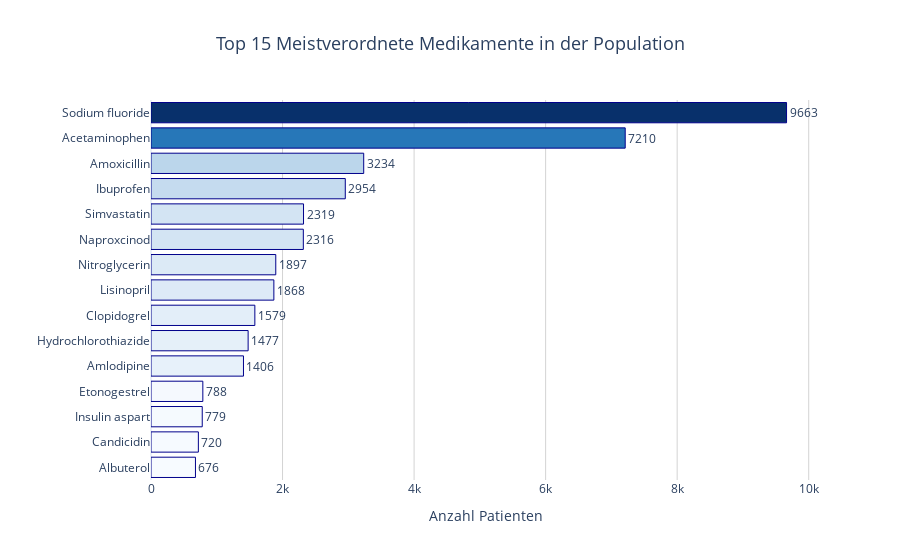

This figure's notebook cell:
### Markdown cell above
### Bonus: Welche Medikamente werden am häufigsten verschrieben?

Bevor wir gefährliche Kombinationen analysieren, schauen wir uns an, welche Medikamente in unserer Population am häufigsten vorkommen. Dies hilft zu verstehen, welche Therapien typisch sind.

### Code cell
# Query: Top 15 am häufigsten verschriebene Medikamente
query_popular = """
MATCH (p:Patient)-[:TAKES_MEDICATION]->(m:Medication)-[:MAPPED_TO]->(db:DrugBankDrug)
WITH db, count(DISTINCT p) as patient_count
ORDER BY patient_count DESC
LIMIT 15
RETURN 
  db.common_name as drug,
  patient_count
"""

popular_drugs = run_query(query_popular)

# Horizontales Balkendiagramm (besser lesbar bei langen Namen)
fig = go.Figure()

fig.add_trace(go.Bar(
    y=popular_drugs['drug'][::-1],  # Umgekehrt, sodass höchster Wert oben
    x=popular_drugs['patient_count'][::-1],
    orientation='h',
    marker=dict(
        color=popular_drugs['patient_count'][::-1],
        colorscale='Blues',
        line=dict(color='darkblue', width=1)
    ),
    text=popular_drugs['patient_count'][::-1],
    textposition='outside',
    hovertemplate='<b>%{y}</b><br>Patienten: %{x}<extra></extra>'
))

fig.update_layout(
    title=dict(
        text="Top 15 Meistverordnete Medikamente in der Population",
        x=0.5,
        xanchor='center',
        font=dict(size=18)
    ),
    xaxis=dict(title="Anzahl Patienten", gridcolor='lightgray'),
    yaxis=dict(title=""),
    height=500,
    showlegend=False,
    plot_bgcolor='white',
    paper_bgcolor='white'
)

fig.show()

print(f"\nVerschreibungs-Statistiken:")
print(f"   Häufigstes Medikament: {popular_drugs.iloc[0]['drug']} ({popular_drugs.iloc[0]['patient_count']} Patienten)")
print(f"   Durchschnittliche Patientenzahl (Top 15): {popular_drugs['patient_count'].mean():.1f}")
print("\nHäufige Therapiebereiche:")
print("  - Herz-Kreislauf (z.B. Blutdrucksenker, Cholesterinsenker)")
print("  - Schmerzmittel und Entzündungshemmer")
print("  - Diabetes-Medikamente")
print("  - Magen-Darm (z.B. Protonenpumpenhemmer)")

### Figure 1 — Plotly figure (JSON) as saved in the notebook; plotly's stock layout.template omitted (floating-point values rounded to 4 significant figures)
{"data": [{"hovertemplate": "<b>%{y}</b><br>Patienten: %{x}<extra></extra>", "marker": {"color": [676, 720, 779, 788, 1406, 1477, 1579, 1868, 1897, 2316, 2319, 2954, 3234, 7210, 9663], "colorscale": [[0, "rgb(247,251,255)"], [0.125, "rgb(222,235,247)"], [0.25, "rgb(198,219,239)"], [0.375, "rgb(158,202,225)"], [0.5, "rgb(107,174,214)"], [0.625, "rgb(66,146,198)"], [0.75, "rgb(33,113,181)"], [0.875, "rgb(8,81,156)"], [1, "rgb(8,48,107)"]], "line": {"color": "darkblue", "width": 1}}, "orientation": "h", "text": [676.0, 720.0, 779.0, 788.0, 1406.0, 1477.0, 1579.0, 1868.0, 1897.0, 2316.0, 2319.0, 2954.0, 3234.0, 7210.0, 9663.0], "textposition": "outside", "type": "bar", "x": [676, 720, 779, 788, 1406, 1477, 1579, 1868, 1897, 2316, 2319, 2954, 3234, 7210, 9663], "y": ["Albuterol", "Candicidin", "Insulin aspart", "Etonogestrel", "Amlodipine", "Hydrochlorothiazide", "Clopidogrel", "Lisinopril", "Nitroglycerin", "Naproxcinod", "Simvastatin", "Ibuprofen", "Amoxicillin", "Acetaminophen", "Sodium fluoride"]}], "layout": {"autosize": true, "paper_bgcolor": "white", "plot_bgcolor": "white", "showlegend": false, "title": {"font": {"size": 18}, "text": "Top 15 Meistverordnete Medikamente in der Population", "x": 0.5, "xanchor": "center"}, "xaxis": {"autorange": true, "gridcolor": "lightgray", "range": [0, 10170.0], "title": {"text": "Anzahl Patienten"}, "type": "linear"}, "yaxis": {"autorange": true, "range": [-0.5, 14.5], "title": {"text": ""}, "type": "category"}}}
